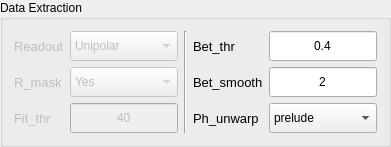
             <widget class="QGroupBox" name="groupBox_15">
              <property name="styleSheet">
               <string notr="true"/>
              </property>
              <property name="title">
               <string>Data Extraction</string>
              </property>
              <layout class="QHBoxLayout" name="horizontalLayout_15">
               <item>
                <layout class="QFormLayout" name="formLayout_21">
                 <item row="0" column="0">
                  <widget class="QLabel" name="label_64">
                   <property name="enabled">
                    <bool>false</bool>
                   </property>
                   <property name="minimumSize">
                    <size>
                     <width>0</width>
                     <height>30</height>
                    </size>
                   </property>
                   <property name="font">
                    <font>
                     <family>Microsoft JhengHei UI</family>
                     <pointsize>10</pointsize>
                     <weight>50</weight>
                     <bold>false</bold>
                    </font>
                   </property>
                   <property name="layoutDirection">
                    <enum>Qt::LeftToRight</enum>
                   </property>
                   <property name="styleSheet">
                    <string notr="true"/>
                   </property>
                   <property name="text">
                    <string>Readout</string>
                   </property>
                  </widget>
                 </item>
                 <item row="0" column="1">
                  <widget class="QComboBox" name="ReadOut_cbox_5">
                   <property name="enabled">
                    <bool>false</bool>
                   </property>
                   <property name="minimumSize">
                    <size>
                     <width>0</width>
                     <height>30</height>
                    </size>
                   </property>
                   <property name="toolTip">
                    <string>multi-echo 'unipolar' or 'bipolar'  : 'unipolar'</string>
                   </property>
                   <property name="layoutDirection">
                    <enum>Qt::LeftToRight</enum>
                   </property>
                   <item>
                    <property name="text">
                     <string>Unipolar</string>
                    </property>
                   </item>
                  </widget>
                 </item>
                 <item row="1" column="0">
                  <widget class="QLabel" name="label_65">
                   <property name="enabled">
                    <bool>false</bool>
                   </property>
                   <property name="minimumSize">
                    <size>
                     <width>0</width>
                     <height>30</height>
                    </size>
                   </property>
                   <property name="font">
                    <font>
                     <family>Microsoft JhengHei UI</family>
                     <pointsize>10</pointsize>
                     <weight>50</weight>
                     <bold>false</bold>
                    </font>
                   </property>
                   <property name="layoutDirection">
                    <enum>Qt::LeftToRight</enum>
                   </property>
                   <property name="styleSheet">
                    <string notr="true"/>
                   </property>
                   <property name="text">
                    <string>R_mask</string>
                   </property>
                  </widget>
                 </item>
                 <item row="1" column="1">
                  <widget class="QComboBox" name="RMask_cbox_5">
                   <property name="enabled">
                    <bool>false</bool>
                   </property>
                   <property name="minimumSize">
                    <size>
                     <width>0</width>
                     <height>30</height>
                    </size>
                   </property>
                   <property name="toolTip">
                    <string>whether to enable the extra masking  : yes</string>
                   </property>
                   <property name="layoutDirection">
                    <enum>Qt::LeftToRight</enum>
                   </property>
                   <item>
                    <property name="text">
                     <string>Yes</string>
                    </property>
                   </item>
                   <item>
                    <property name="text">
                     <string>No</string>
                    </property>
                   </item>
                  </widget>
                 </item>
                 <item row="2" column="0">
                  <widget class="QLabel" name="label_66">
                   <property name="enabled">
                    <bool>false</bool>
                   </property>
                   <property name="minimumSize">
                    <size>
                     <width>0</width>
                     <height>30</height>
                    </size>
                   </property>
                   <property name="font">
                    <font>
                     <family>Microsoft JhengHei UI</family>
                     <pointsize>10</pointsize>
                     <weight>50</weight>
                     <bold>false</bold>
                    </font>
                   </property>
                   <property name="layoutDirection">
                    <enum>Qt::LeftToRight</enum>
                   </property>
                   <property name="styleSheet">
                    <string notr="true"/>
                   </property>
                   <property name="text">
                    <string>Fit_thr</string>
                   </property>
                  </widget>
                 </item>
                 <item row="2" column="1">
                  <widget class="QLineEdit" name="FitThr_ledit_5">
                   <property name="enabled">
                    <bool>false</bool>
                   </property>
                   <property name="minimumSize">
                    <size>
                     <width>0</width>
                     <height>30</height>
                    </size>
                   </property>
                   <property name="toolTip">
                    <string> multi-echo 'unipolar' or 'extra filtering based on the fit residual : 40</string>
                   </property>
                   <property name="text">
                    <string>40</string>
                   </property>
                   <property name="alignment">
                    <set>Qt::AlignCenter</set>
                   </property>
                  </widget>
                 </item>
                </layout>
               </item>
               <item>
                <widget class="Line" name="line_10">
                 <property name="orientation">
                  <enum>Qt::Vertical</enum>
                 </property>
                </widget>
               </item>
               <item>
                <layout class="QFormLayout" name="formLayout_22">
                 <item row="0" column="0">
                  <widget class="QLabel" name="label_67">
                   <property name="minimumSize">
                    <size>
                     <width>0</width>
                     <height>30</height>
                    </size>
                   </property>
                   <property name="font">
                    <font>
                     <family>Microsoft JhengHei UI</family>
                     <pointsize>10</pointsize>
                     <weight>50</weight>
                     <bold>false</bold>
                    </font>
                   </property>
                   <property name="toolTip">
                    <string>&lt;html&gt;&lt;head/&gt;&lt;body&gt;&lt;p&gt;threshold for BET brain mask, default: 0.4&lt;/p&gt;&lt;/body&gt;&lt;/html&gt;</string>
                   </property>
                   <property name="layoutDirection">
                    <enum>Qt::LeftToRight</enum>
                   </property>
                   <property name="styleSheet">
                    <string notr="true"/>
                   </property>
                   <property name="text">
                    <string>Bet_thr</string>
                   </property>
                  </widget>
                 </item>
                 <item row="0" column="1">
                  <widget class="QLineEdit" name="BetThr_ledit_5">
                   <property name="minimumSize">
                    <size>
                     <width>0</width>
                     <height>30</height>
                    </size>
                   </property>
                   <property name="toolTip">
                    <string>threshold for BET brain mask : 0.4</string>
                   </property>
                   <property name="text">
                    <string>0.4</string>
                   </property>
                   <property name="alignment">
                    <set>Qt::AlignCenter</set>
                   </property>
                  </widget>
                 </item>
                 <item row="1" column="0">
                  <widget class="QLabel" name="label_68">
                   <property name="minimumSize">
                    <size>
                     <width>0</width>
                     <height>30</height>
                    </size>
                   </property>
                   <property name="font">
                    <font>
                     <family>Microsoft JhengHei UI</family>
                     <pointsize>10</pointsize>
                     <weight>50</weight>
                     <bold>false</bold>
                    </font>
                   </property>
                   <property name="layoutDirection">
                    <enum>Qt::LeftToRight</enum>
                   </property>
                   <property name="styleSheet">
                    <string notr="true"/>
                   </property>
                   <property name="text">
                    <string>Bet_smooth</string>
                   </property>
                  </widget>
                 </item>
                 <item row="1" column="1">
                  <widget class="QLineEdit" name="BetSmooth_ledit_5">
                   <property name="minimumSize">
                    <size>
                     <width>0</width>
                     <height>30</height>
                    </size>
                   </property>
                   <property name="toolTip">
                    <string>smoothness of BET brain mask at edges  : 2</string>
                   </property>
                   <property name="text">
                    <string>2</string>
                   </property>
                   <property name="alignment">
                    <set>Qt::AlignCenter</set>
                   </property>
                  </widget>
                 </item>
                 <item row="2" column="0">
                  <widget class="QLabel" name="label_69">
                   <property name="minimumSize">
                    <size>
                     <width>0</width>
                     <height>30</height>
                    </size>
                   </property>
                   <property name="font">
                    <font>
                     <family>Microsoft JhengHei UI</family>
                     <pointsize>10</pointsize>
                     <weight>50</weight>
                     <bold>false</bold>
                    </font>
                   </property>
                   <property name="layoutDirection">
                    <enum>Qt::LeftToRight</enum>
                   </property>
                   <property name="styleSheet">
                    <string notr="true"/>
                   </property>
                   <property name="text">
                    <string>Ph_unwarp</string>
                   </property>
                  </widget>
                 </item>
                 <item row="2" column="1">
                  <widget class="QComboBox" name="PhUnwarp_cbox_5">
                   <property name="minimumSize">
                    <size>
                     <width>0</width>
                     <height>30</height>
                    </size>
                   </property>
                   <property name="toolTip">
                    <string>'prelude' or 'bestpath'  : 'prelude'</string>
                   </property>
                   <property name="layoutDirection">
                    <enum>Qt::LeftToRight</enum>
                   </property>
                   <item>
                    <property name="text">
                     <string>prelude</string>
                    </property>
                   </item>
                   <item>
                    <property name="text">
                     <string>bestpath</string>
                    </property>
                   </item>
                  </widget>
                 </item>
                </layout>
               </item>
              </layout>
             </widget>
